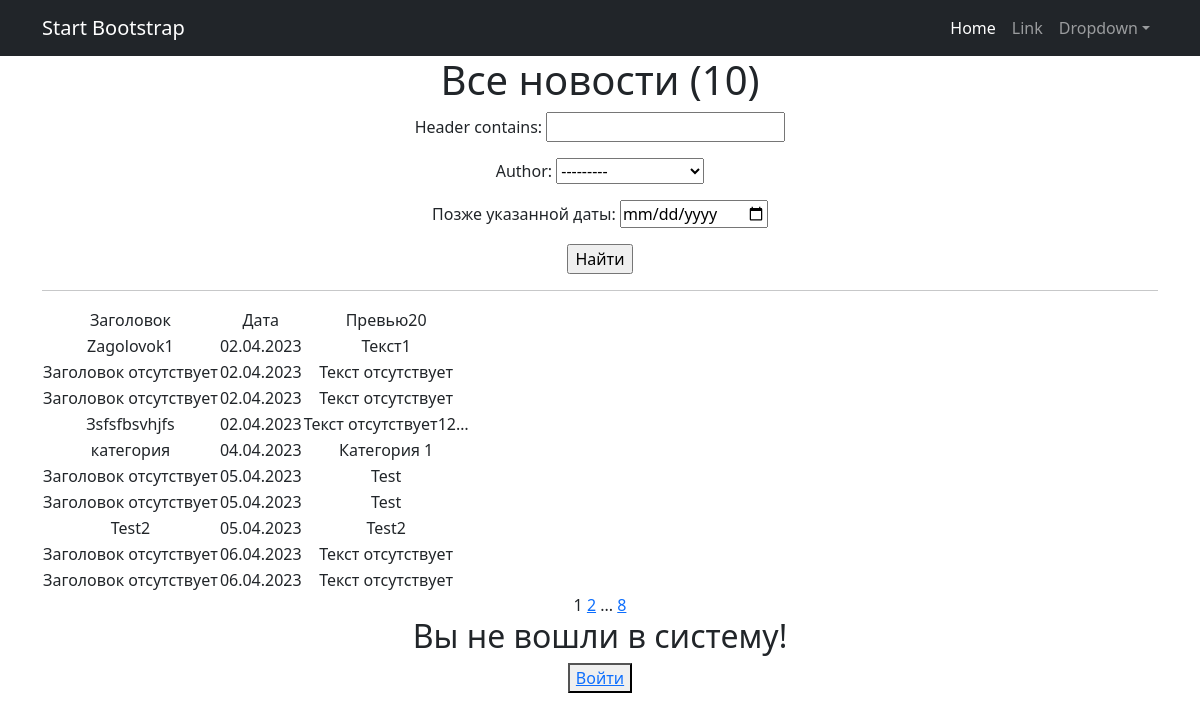
Page /news/ on the committed database.
### news/models.py (models this page shows, shortened)
class Post(models.Model):
    author = models.ForeignKey(Author,
                               related_name='posts',
                               related_query_name='post',
                               on_delete=models.CASCADE)
    article = 'ART'
    news = 'NWS'
    POSITIONS = [
        (article, 'Статья'),
        (news, 'Новость'),
    ]
    article_or_news = models.CharField(max_length=3, choices=POSITIONS, default=None)
    time_in = models.DateTimeField(auto_now_add=True)
    header = models.CharField(max_length=200, default='Заголовок отсутствует')
    text = models.TextField(default='Текст отсутствует')
    rating_art_nws = models.IntegerField(default=0)
    categories = models.ManyToManyField(Category, through='PostCategory')

### news/views.py (the view)
# urls.py: path('', ProductsList.as_view()),
class ProductsList(ListView):
    model = Post
    ordering = 'author'
    template_name = 'news.html'
    context_object_name = 'post'
    paginate_by = 10
    def get_queryset(self):
        queryset = super().get_queryset()
        self.filterset = PostFilter(self.request.GET, queryset)
        return self.filterset.qs
    def get_context_data(self, **kwargs):
        context = super().get_context_data(**kwargs)
        context['filterset'] = self.filterset
        return context

### news/templatetags/custom_filters.py (called while the page is built)
@register.filter()
def censor(value):
    if not isinstance(value, str):
        raise ValueError("фильтр только для строк")
    words = value.split()
    for i, word in enumerate(words):
        if word.lower() in censored_words:
            words[i] = '*' * len(word)
    return ' '.join(words)

### templates/news.html (shortened to what this page needs)
{% extends 'flatpages/default.html' %}
{% load custom_filters %}
{% block content %}
    <h1>Все новости ({{ post|length }})</h1>
    <form action="" method="get">
       {{ filterset.form.as_p }}
       <input type="submit" value="Найти" />
    </form>
   <hr>
   {% if post %}
       <table>
           <tr>
               <td>Заголовок</td>
               <td>Дата</td>
               <td>Превью20</td>
           </tr>
           {% for post in post %}
                <tr>
                    <td>{{ post.header|censor }}</td>
                    <td>{{ post.time_in|date:"d.m.Y" }}</td>
                    <td>{{ post.text|truncatechars:20|censor }}</td>
                </tr>
           {% endfor %}
       </table>
   {% else %}
       <h2>Новостей нет!</h2>
   {% endif %}
   {{ page_obj.number }}
   {% if page_obj.has_next %}
       <a href="?page={{ page_obj.next_page_number }}">{{ page_obj.next_page_number }}</a>
       {% if paginator.num_pages != page_obj.next_page_number %}
           ...
           <a href="?page={{ page_obj.paginator.num_pages }}">{{ page_obj.paginator.num_pages }}</a>
       {% endif %}
   {% endif %}
{% if request.user.is_authenticated %}
    <h2>Страница авторизованного пользователя {{request.user.username}}</h2>
    <button> <a href="{% url 'account_logout' %}">Выйти</a> </button>
{% else %}
    <h2>Вы не вошли в систему!</h2>
    <button> <a href="{% url 'account_login' %}">Войти</a> </button>
{% endif %}
{% endblock content %}

### templates/flatpages/default.html (shortened to what this page needs)
<!DOCTYPE html>
<html lang="en">
    <head>
        {% load static %}
        <link href="{% static 'css/styles.css' %}" rel="stylesheet" />
    </head>
    <body>
        <nav class="navbar navbar-expand-lg navbar-dark bg-dark">
            <div class="container">
                <a class="navbar-brand" href="#">Start Bootstrap</a>
                <div class="collapse navbar-collapse" id="navbarSupportedContent">
                    <ul class="navbar-nav ms-auto mb-2 mb-lg-0">
                        <li class="nav-item"><a class="nav-link active" aria-current="page" href="#">Home</a></li>
                        <li class="nav-item"><a class="nav-link" href="#">Link</a></li>
                        <li class="nav-item dropdown">
                            <a class="nav-link dropdown-toggle" id="navbarDropdown" href="#" role="button" data-bs-toggle="dropdown" aria-expanded="false">Dropdown</a>
                        </li>
                    </ul>
                </div>
            </div>
        </nav>
        <div class="container">
            <div class="row">
                <div class="col-lg-12 text-center">
                    {% block content %}{% endblock content %}
                </div>
            </div>
        </div>
    </body>
</html>

### rows in the picture
Post: header|censor "Zagolovok1", time_in "02.04.2023", text|censor "Текст1"
Post: header|censor "Заголовок отсутствует", time_in "02.04.2023", text|censor "Текст отсутствует"
Post: header|censor "Заголовок отсутствует", time_in "02.04.2023", text|censor "Текст отсутствует"
Post: header|censor "Зsfsfbsvhjfs", time_in "02.04.2023", text|censor "Текст отсутствует12…"
Post: header|censor "категория", time_in "04.04.2023", text|censor "Категория 1"
Post: header|censor "Заголовок отсутствует", time_in "05.04.2023", text|censor "Test"
Post: header|censor "Заголовок отсутствует", time_in "05.04.2023", text|censor "Test"
Post: header|censor "Test2", time_in "05.04.2023", text|censor "Test2"
Post: header|censor "Заголовок отсутствует", time_in "06.04.2023", text|censor "Текст отсутствует"
Post: header|censor "Заголовок отсутствует", time_in "06.04.2023", text|censor "Текст отсутствует"

### other values in the picture
{{ post|length }} "10"
{{ page_obj.number }} "1"
{{ page_obj.next_page_number }} "2"
{{ page_obj.paginator.num_pages }} "8"
